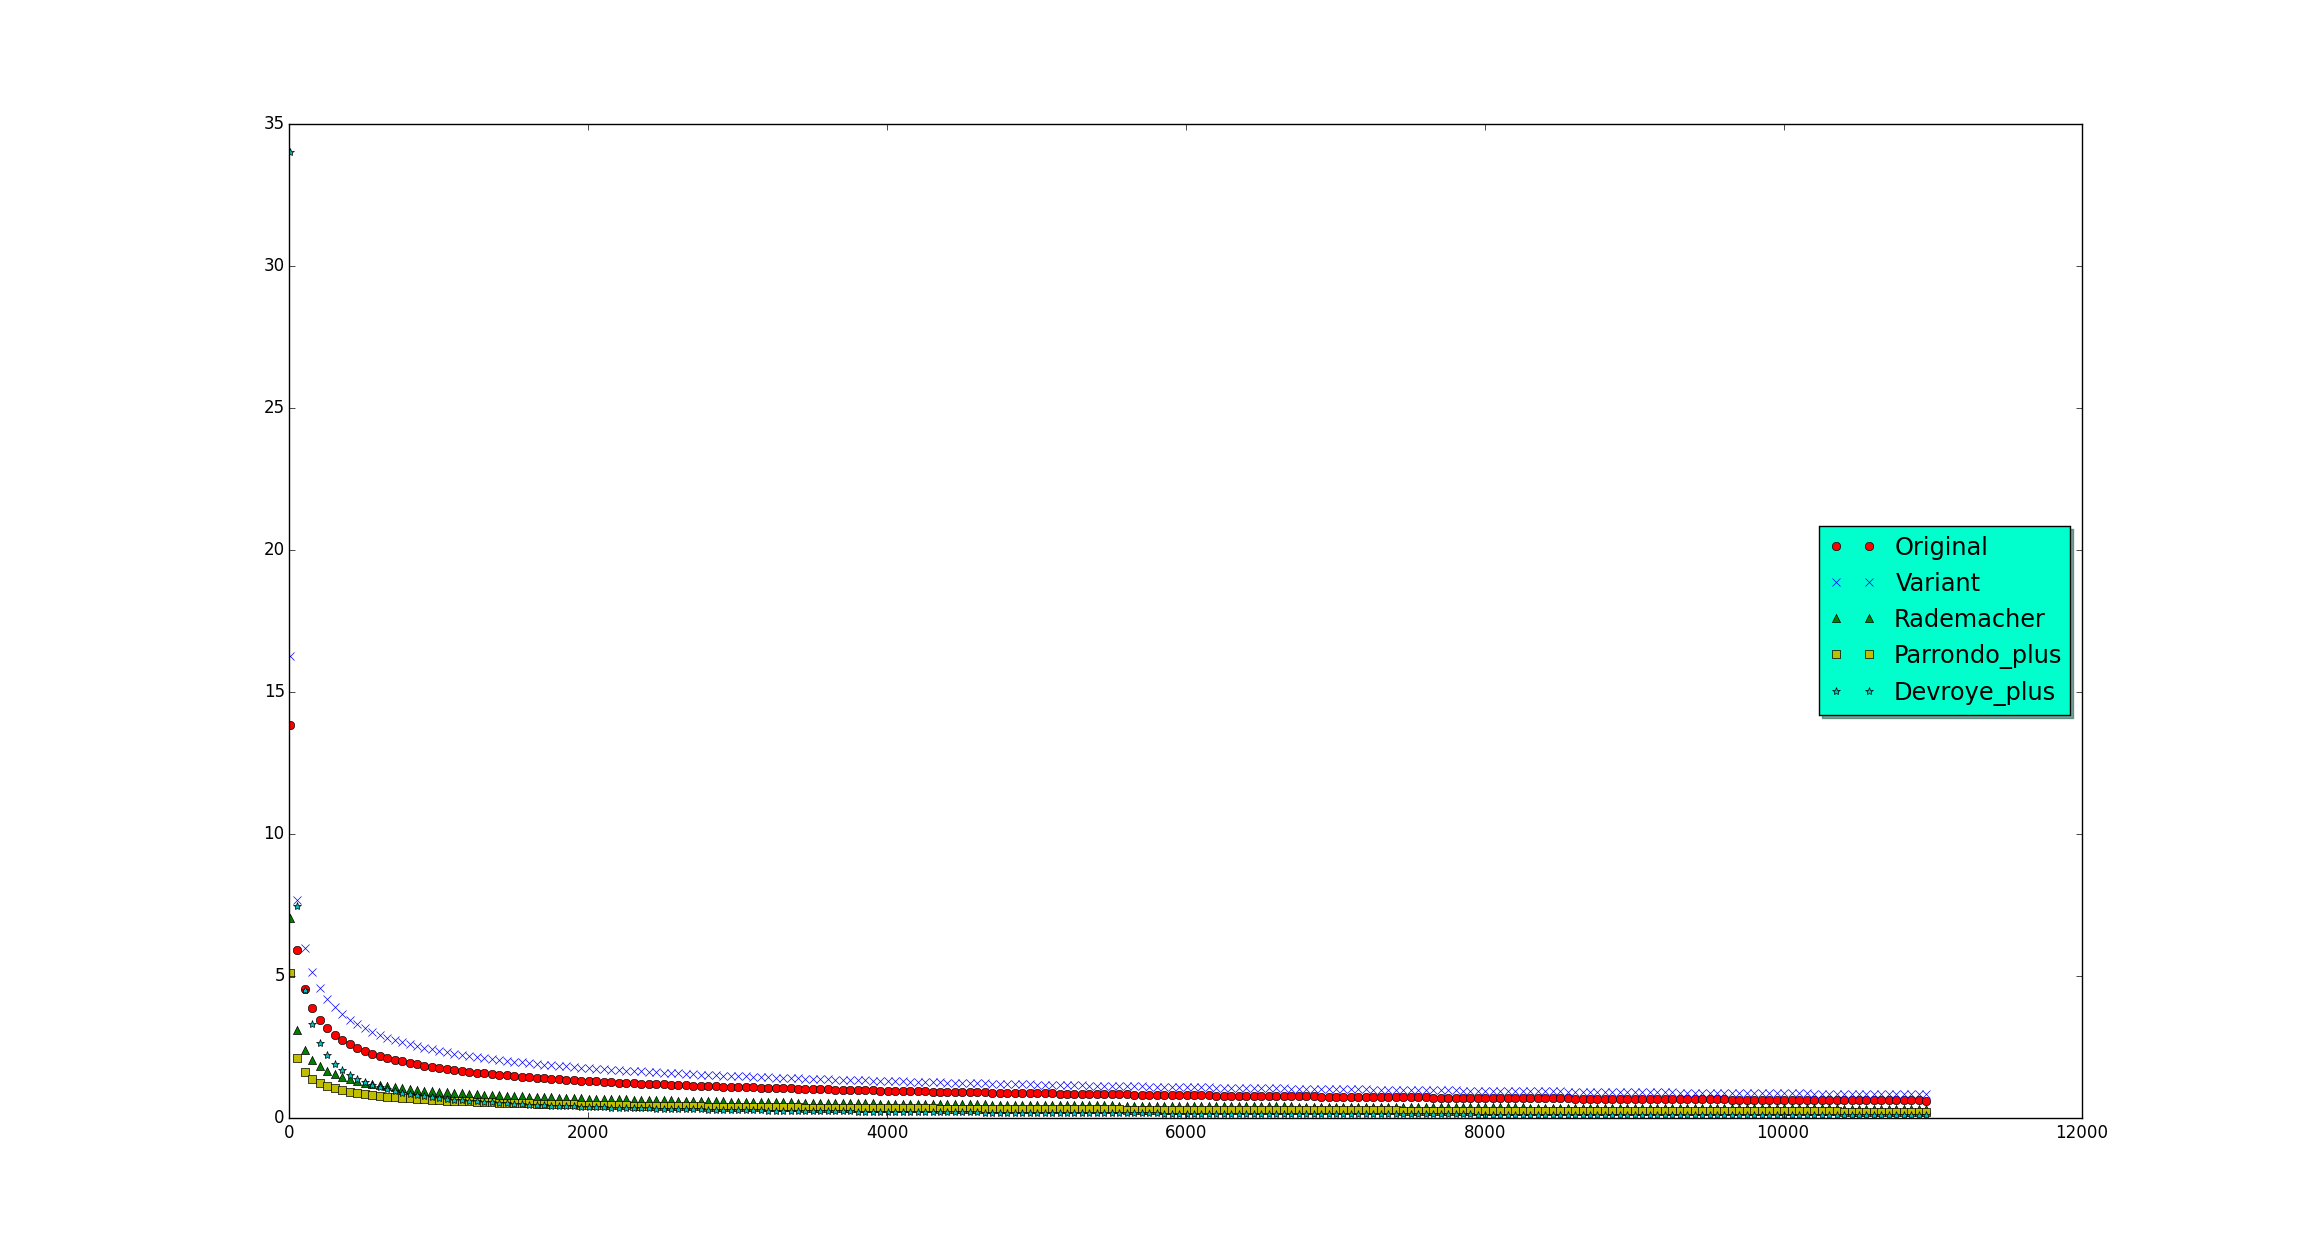

Recreate this plot in Python.
import numpy as np
import pylab as pl
import math

def Original(N):
    return pow( (8/float(N) * math.log((4* pow(float(2*float(N)),50) / 0.05))), 0.5)

def Variant(N):
    return pow( (16/float(N) * math.log((2* pow(N,50) / pow(0.05,0.5) ))), 0.5)

def Rademacher(N):
    first_term = pow( (2*math.log(2*pow(N,51))/float(N)), 0.5)
    second_term = pow( (2/float(N)*math.log(1/0.05)), 0.5)
    return first_term+second_term+1/float(N)

def Parrondo(N):
    first_term = (4*math.log( (6* pow((2*N),50) / 0.05) ) / float(N))
    second_term = pow( (pow((2/float(N)),2) + first_term ),0.5)
    ansplus = (2/float(N) + second_term)/2
    ansminus = (2/float(N) - second_term)/2
    return [ansplus ,ansminus]

def Devroye(N):
    first_term = (4*(N-2)/float(N)) * (1/float(N)) * math.log((2* pow(N,50)/0.05))
    ansplus = (2 / float(N)) + first_term
    ansminus = (2 / float(N)) - first_term
    mother = ((2*N - 4) / float(N))
    return [(ansplus/mother),(ansminus/mother)]

Record_Original=[]
Record_Variant=[]
Record_Rademacher=[]
Record_Parrondo_plus=[]
#Record_Parrondo_minus=[]
Record_Devroye_plus=[]
#Record_Devroye_minus=[]
NumberList=range(5,11000,50)

for i in NumberList:
    Record_Original.append(Original(i))
    Record_Variant.append(Variant(i))
    Record_Rademacher.append(Rademacher(i))

    ansplus,ansminus=Parrondo(i)
    Record_Parrondo_plus.append(ansplus)
    #Record_Parrondo_minus.append(ansminus)

    ansplus,ansminus=Devroye(i)
    Record_Devroye_plus.append(ansplus)
    #Record_Devroye_minus.append(ansminus)

print 'N=10000:'
print '\tNormal: {0}'.format(Original(10000))
print '\tVariant: {0}'.format(Variant(10000))
print '\tRademacher: {0}'.format(Rademacher(10000))
print '\tParrondo_plus: {0}'.format(Parrondo(10000)[0])
print '\tDevroye_plus: {0}'.format(Devroye(10000)[0])
print '============================================'
print 'N=5:'
print '\tNormal: {0}'.format(Original(5))
print '\tVariant: {0}'.format(Variant(5))
print '\tRademacher: {0}'.format(Rademacher(5))
print '\tParrondo_plus: {0}'.format(Parrondo(5)[0])
print '\tDevroye_plus: {0}'.format(Devroye(5)[0])

pl.plot(NumberList, Record_Original, 'ro',label='Original')
pl.plot(NumberList, Record_Variant, 'bx',label='Variant')
pl.plot(NumberList, Record_Rademacher, 'g^',label='Rademacher')
pl.plot(NumberList, Record_Parrondo_plus, 'ys',label='Parrondo_plus')
#pl.plot(NumberList, Record_Parrondo_minus, 'ys',label='Parrondo_minus')
pl.plot(NumberList, Record_Devroye_plus, 'c*',label='Devroye_plus')
#pl.plot(NumberList, Record_Devroye_minus, 'c*',label='Devroye_minus')
legend = pl.legend(loc='center right', shadow=True, fontsize='x-large')
legend.get_frame().set_facecolor('#00FFCC')
pl.show()
